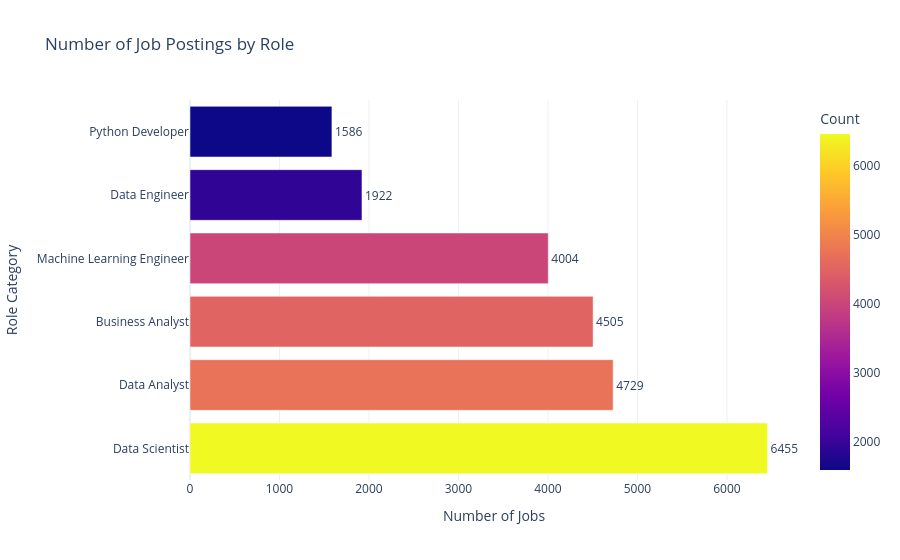

The code cell stored with this chart in its notebook:
### Code cell
role_counts = df['role_category'].value_counts().reset_index()
role_counts.columns = ['Role', 'Count']

fig = px.bar(
    role_counts,
    x='Count',
    y='Role',
    orientation='h',
    color='Count',
    text='Count',
    title='Number of Job Postings by Role'
)

fig.update_traces(textposition='outside')

fig.update_layout(
    template='plotly_white',
    xaxis_title='Number of Jobs',
    yaxis_title='Role Category'
)

fig.show()

### Figure 1 — Plotly figure (JSON) as saved in the notebook; plotly's stock layout.template omitted (floating-point values rounded to 4 significant figures)
{"data": [{"hovertemplate": "Count=%{marker.color}<br>Role=%{y}<extra></extra>", "legendgroup": "", "marker": {"color": [6455, 4729, 4505, 4004, 1922, 1586], "coloraxis": "coloraxis", "pattern": {"shape": ""}}, "name": "", "orientation": "h", "showlegend": false, "text": [6455.0, 4729.0, 4505.0, 4004.0, 1922.0, 1586.0], "textposition": "outside", "type": "bar", "x": [6455, 4729, 4505, 4004, 1922, 1586], "xaxis": "x", "y": ["Data Scientist", "Data Analyst", "Business Analyst", "Machine Learning Engineer", "Data Engineer", "Python Developer"], "yaxis": "y"}], "layout": {"barmode": "relative", "coloraxis": {"colorbar": {"title": {"text": "Count"}}, "colorscale": [[0, "#0d0887"], [0.1111, "#46039f"], [0.2222, "#7201a8"], [0.3333, "#9c179e"], [0.4444, "#bd3786"], [0.5556, "#d8576b"], [0.6667, "#ed7953"], [0.7778, "#fb9f3a"], [0.8889, "#fdca26"], [1, "#f0f921"]]}, "legend": {"tracegroupgap": 0}, "title": {"text": "Number of Job Postings by Role"}, "xaxis": {"anchor": "y", "domain": [0, 1], "title": {"text": "Number of Jobs"}}, "yaxis": {"anchor": "x", "domain": [0, 1], "title": {"text": "Role Category"}}}}
